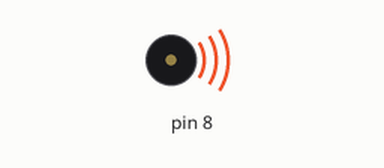
Simulated run of this sketch. Board: Arduino Uno, built with avr-gcc and run on an emulated ATmega328P. Parts: buzzer (waves = sounding).

Above: at 0.1 s.
At 2.2 s:
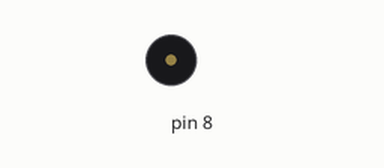
Timing chart, 0 to 3.7 s (numbered marks = the images above):
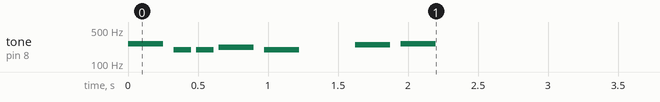

The sketch:

Speaker.ino
```cpp
//speaker

#include "pitches.h"
// notes in the melody:
int melody[] = {NOTE_C4, NOTE_G3, NOTE_G3, NOTE_A3, NOTE_G3,0, NOTE_B3, NOTE_C4};

// note durations: 4 = quarter note, 8 = eighth note, etc.:
int noteDurations[] = {4, 8, 8, 4,4,4,4,4 };

void playSpeaker()
{
  // iterate over the notes of the melody:
  for (int thisNote = 0; thisNote < 8; thisNote++) {

    // to calculate the note duration, take one second
    // divided by the note type.
    //e.g. quarter note = 1000 / 4, eighth note = 1000/8, etc.
    int noteDuration = 1000/noteDurations[thisNote];
    tone(8, melody[thisNote],noteDuration);

    // to distinguish the notes, set a minimum time between them.
    // the note's duration + 30% seems to work well:
    int pauseBetweenNotes = noteDuration * 1.30;
    delay(pauseBetweenNotes);
    // stop the tone playing:
    noTone(8);
  }
}

void setup()
{
  playSpeaker();
}
void loop()
{

}// loop
```
